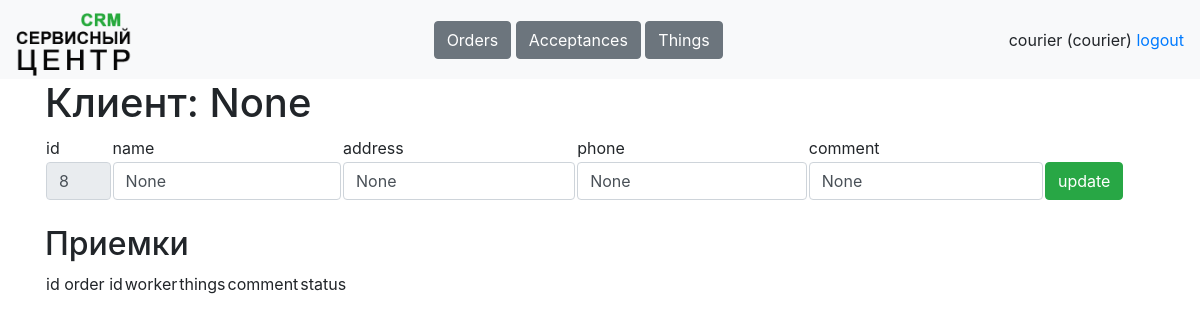
/tables/clients/8 (signed in), run on the app's committed database.
### data/tables.py (models this page shows, shortened)
class Worker(db_session.SqlAlchemyBase, SerializerMixin, UserMixin):
    __tablename__ = 'workers'
    id = Column(sqlalchemy.Integer, primary_key=True, autoincrement=True)
    username = Column(sqlalchemy.String, nullable=True)
    name = Column(sqlalchemy.String, nullable=True)
    password = Column(sqlalchemy.String, nullable=True)
    role = Column(sqlalchemy.String, nullable=True)
    phone = Column(sqlalchemy.String, nullable=True)
    comment = Column(sqlalchemy.String, nullable=True)
    works = orm.relationship('Work', back_populates='worker')
    acceptances = orm.relationship('Acceptance', back_populates='worker')

class Client(db_session.SqlAlchemyBase, SerializerMixin):
    __tablename__ = 'clients'
    id = Column(sqlalchemy.Integer, primary_key=True, autoincrement=True)
    name = Column(sqlalchemy.String, nullable=True, default='')
    address = Column(sqlalchemy.String, nullable=True, default='')
    phone = Column(sqlalchemy.String, nullable=True, default='')
    comment = Column(sqlalchemy.String, nullable=True, default='')
    orders = orm.relationship('Order', back_populates='client')
    things = orm.relationship('Thing', back_populates='client')

### main.py (the view)
@app.route('/tables/clients/<int:client_id>', methods=['GET', 'POST'])
@stuff.login_and_role_required(current_user, '/tables/client')
def client(client_id):
    if request.method == 'GET':
        return render_template('client.html', user=current_user,
                               client=stuff.get_entry('clients', client_id))
    elif request.method == 'POST':
        stuff.update_entry('clients', request.form)
        return redirect(f'/tables/clients')

### main.py (called while the page is built)
@login_manager.user_loader
def load_user(worker_id):
    worker = stuff.db_sess.get(Worker, worker_id)
    return worker

### stuff.py (called while the page is built)
def is_role_acceptable(role, page):
    return True

def login_and_role_required(current_user, page):
    def wrapper(f):
        @wraps(f)
        def decorated_function(*args, **kwargs):
            if current_user.is_authenticated:
                if is_role_acceptable(current_user.role, page):
                    return f(*args, **kwargs)
                return redirect('/dashboard')
            resp = redirect('/login')
            return resp
        return decorated_function
    return wrapper

def get_table(table, sort='id', reverse=0):
    if table == 'clients':
        return db_sess.query(Client)
    elif table == 'orders':
        return db_sess.query(Order)
    elif table == 'acceptances':
        return db_sess.query(Acceptance)
    elif table == 'things':
        return db_sess.query(Thing)
    elif table == 'works':
        return db_sess.query(Work)
    elif table == 'workers':
        return db_sess.query(Worker)

def get_entry(table, entry_id):
    if table == 'clients':
        return db_sess.query(Client).get(entry_id)
    elif table == 'orders':
        return db_sess.query(Order).get(entry_id)
    elif table == 'acceptances':
        return db_sess.query(Acceptance).get(entry_id)
    elif table == 'things':
        return db_sess.query(Thing).get(entry_id)
    elif table == 'works':
        return db_sess.query(Work).get(entry_id)
    elif table == 'workers':
        return db_sess.query(Worker).get(entry_id)

### templates/client.html (shortened to what this page needs)
{% extends "base.html"%}
{% block content %}
<h1>Клиент: {{client.name}}</h1>
<form method="post">
<table>
    <tr>
        <td width="6%">id</td>
        <td>name</td>
        <td>address</td>
        <td>phone</td>
        <td>comment</td>
    </tr>
    <tr>
        <td width="6%"><input class="form-control" value="{{client.id}}" name="id" readonly></td>
        <td><input class="form-control" value="{{client.name}}" name="name"></td>
        <td><input class="form-control" value="{{client.address}}" name="address"></td>
        <td><input class="form-control" value="{{client.phone}}" name="phone"></td>
        <td><input class="form-control" value="{{client.comment}}" name="comment"></td>
        <td width="10%"><button type="submit" class="btn btn-success">update</button></td>
    </tr>
</table>
</form><br>
<h2>Приемки</h2>
<table>
    <tr>
        <td width="6%">id</td>
        <td>order id</td>
        <td>worker</td>
        <td>things</td>
        <td>comment</td>
        <td colspan="2">status</td>
    </tr>
</table>
{% endblock %}

### templates/base.html (shortened to what this page needs)
<!doctype html>
<html>
<head>
    <link rel="stylesheet"
          href="https://stackpath.bootstrapcdn.com/bootstrap/4.4.1/css/bootstrap.min.css"
>
    <link rel="stylesheet" href="static/css/style.css" />
</head>
<body>
<header>
    <nav class="navbar navbar-light bg-light">
        <a class="navbar-brand" style="height: 63px;" href="/dashboard"><img height="63px" src="/static/icons/logo.png"></a>
        <div>
            {% if user.role == "manager" %}
                <a class="btn btn-secondary" href="/tables/clients" role="button">Clients</a>
                <a class="btn btn-secondary" href="/tables/orders" role="button">Orders</a>
            {% elif user.role == "courier" %}
                <a class="btn btn-secondary" href="/tables/orders" role="button">Orders</a>
                <a class="btn btn-secondary" href="/tables/acceptances" role="button">Acceptances</a>
                <a class="btn btn-secondary" href="/tables/things" role="button">Things</a>
            {% elif user.role == "worker" %}
                <a class="btn btn-secondary" href="/tables/acceptances" role="button">Acceptances</a>
                <a class="btn btn-secondary" href="/tables/works" role="button">Works</a>
                <a class="btn btn-secondary" href="/tables/things" role="button">Things</a>
            {% endif %}
        </div>
        <div>
            <a>{{user.name}} ({{user.role}})</a>
            <a href="/logout">logout</a>
        </div>
    </nav>
</header>
<main role="main" class="container">
    {% block content %}{% endblock %}
</main>
</body>
</html>

### data on the page
Worker: name "courier", role "courier"
Client: name "None", id "8", address "None", phone "None", comment "None"
